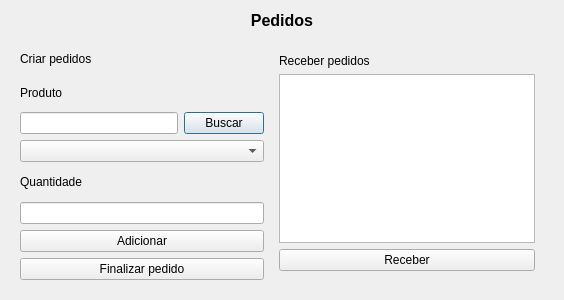
<?xml version="1.0" encoding="UTF-8"?>
<ui version="4.0">
 <class>janela_pedidos</class>
 <widget class="QDialog" name="janela_pedidos">
  <property name="geometry">
   <rect>
    <x>0</x>
    <y>0</y>
    <width>564</width>
    <height>300</height>
   </rect>
  </property>
  <property name="windowTitle">
   <string>Dialog</string>
  </property>
  <layout class="QVBoxLayout" name="verticalLayout">
   <item>
    <widget class="QLabel" name="lbl_pedidos_nome_pedidos">
     <property name="maximumSize">
      <size>
       <width>16777215</width>
       <height>30</height>
      </size>
     </property>
     <property name="text">
      <string>&lt;html&gt;&lt;head/&gt;&lt;body&gt;&lt;p align=&quot;center&quot;&gt;&lt;span style=&quot; font-size:12pt; font-weight:600;&quot;&gt;Pedidos&lt;/span&gt;&lt;/p&gt;&lt;/body&gt;&lt;/html&gt;</string>
     </property>
    </widget>
   </item>
   <item>
    <layout class="QHBoxLayout" name="horizontalLayout">
     <item>
      <widget class="QWidget" name="widget_pedidos_maior" native="true">
       <layout class="QHBoxLayout" name="horizontalLayout_4">
        <item>
         <layout class="QHBoxLayout" name="horizontalLayout_3">
          <item>
           <layout class="QVBoxLayout" name="verticalLayout_2">
            <item>
             <widget class="QLabel" name="lbl_pedidos_nome_criar_pedidos">
              <property name="text">
               <string>Criar pedidos</string>
              </property>
             </widget>
            </item>
            <item>
             <widget class="QLabel" name="lbl_pedidos_nome_produto">
              <property name="text">
               <string>Produto</string>
              </property>
             </widget>
            </item>
            <item>
             <layout class="QHBoxLayout" name="horizontalLayout_2">
              <item>
               <widget class="QLineEdit" name="txt_pedidos_produto"/>
              </item>
              <item>
               <widget class="QPushButton" name="btn_pedidos_buscar_produto">
                <property name="text">
                 <string>Buscar</string>
                </property>
               </widget>
              </item>
             </layout>
            </item>
            <item>
             <widget class="QComboBox" name="comboBox_pedidos_produto"/>
            </item>
            <item>
             <widget class="QLabel" name="lbl_pedidos_nome_quantidade">
              <property name="text">
               <string>Quantidade</string>
              </property>
             </widget>
            </item>
            <item>
             <widget class="QLineEdit" name="txt_pedidos_quantidade"/>
            </item>
            <item>
             <widget class="QPushButton" name="btn_pedidos_adicionar">
              <property name="text">
               <string>Adicionar</string>
              </property>
             </widget>
            </item>
            <item>
             <widget class="QPushButton" name="btn_pedidos_finalizar_pedidos">
              <property name="text">
               <string>Finalizar pedido</string>
              </property>
             </widget>
            </item>
           </layout>
          </item>
          <item>
           <widget class="QWidget" name="widget_pedidos_menor" native="true">
            <layout class="QVBoxLayout" name="verticalLayout_3">
             <item>
              <widget class="QLabel" name="lbl_pedidos_nome_receber_pedidos">
               <property name="text">
                <string>Receber pedidos</string>
               </property>
              </widget>
             </item>
             <item>
              <widget class="QTableWidget" name="tb_widget_pedidos_receber_pedidos"/>
             </item>
             <item>
              <widget class="QPushButton" name="btn_pedidos_receber">
               <property name="text">
                <string>Receber</string>
               </property>
              </widget>
             </item>
            </layout>
           </widget>
          </item>
         </layout>
        </item>
       </layout>
      </widget>
     </item>
    </layout>
   </item>
  </layout>
 </widget>
 <resources/>
 <connections/>
</ui>
